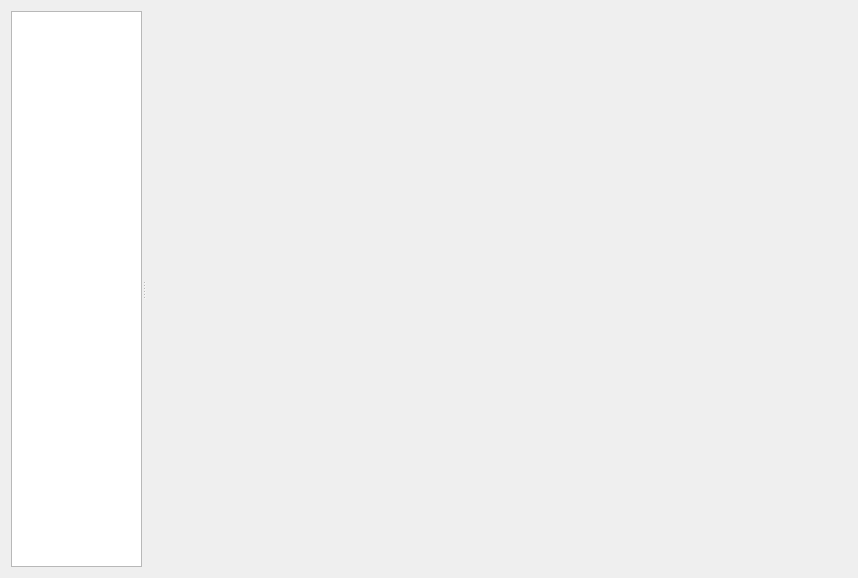
<?xml version="1.0" encoding="UTF-8"?>
<ui version="4.0">
 <class>accountWidget</class>
 <widget class="QWidget" name="accountWidget">
  <property name="geometry">
   <rect>
    <x>0</x>
    <y>0</y>
    <width>858</width>
    <height>578</height>
   </rect>
  </property>
  <property name="windowTitle">
   <string>AccountWidget</string>
  </property>
  <layout class="QGridLayout" name="gridLayout">
   <item row="0" column="0">
    <widget class="QSplitter" name="splitter">
     <property name="orientation">
      <enum>Qt::Horizontal</enum>
     </property>
     <widget class="DateTree" name="dateTree">
      <property name="minimumSize">
       <size>
        <width>131</width>
        <height>0</height>
       </size>
      </property>
      <property name="maximumSize">
       <size>
        <width>131</width>
        <height>16777215</height>
       </size>
      </property>
      <property name="columnCount">
       <number>1</number>
      </property>
      <attribute name="headerVisible">
       <bool>false</bool>
      </attribute>
      <column>
       <property name="text">
        <string>New Column</string>
       </property>
      </column>
     </widget>
     <widget class="QStackedWidget" name="monthStack"/>
    </widget>
   </item>
  </layout>
 </widget>
 <customwidgets>
  <customwidget>
   <class>DateTree</class>
   <extends>QTreeWidget</extends>
   <header location="global">gui.datetree</header>
  </customwidget>
 </customwidgets>
 <resources/>
 <connections/>
</ui>
